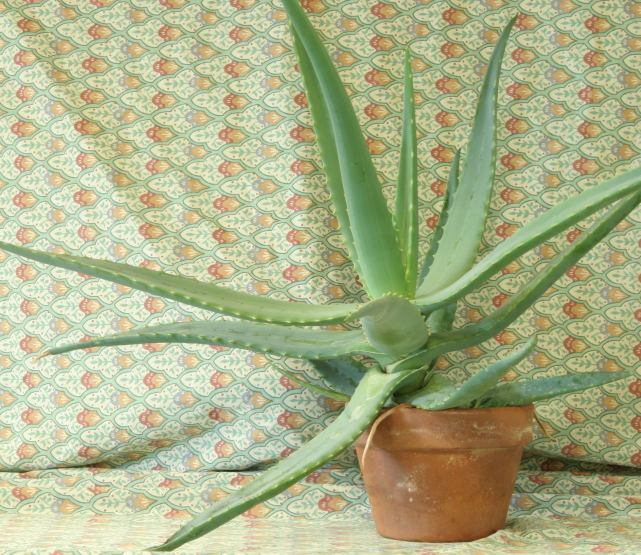
#> input picture aloeL.jpg, 1282 x 1110 px (shown at 1/2 size)
$ python counter.py aloeL.jpg
#> lines starting #> are read from the running program, lines starting #| are printed output that depends on the picture; after the words box and inside, x2 and y2 are one past the last pixel; in counts of white or black regions, pixels touching at a corner belong together
#> in main, img is the input picture: shape (1110, 1282, 3); mean B, G, R 136.6, 177.2, 171.2

import sys
import cv2
import numpy as np


def make_test_image():
    """Noisy white image with 5 coloured shapes."""
    img = np.full((500, 700, 3), 245, np.uint8)
    cv2.circle(img, (120, 120), 60, (90, 90, 250), -1)                    # circle
    cv2.rectangle(img, (260, 60), (420, 180), (60, 120, 230), -1)         # box (160x120)
    cv2.rectangle(img, (500, 70), (620, 190), (200, 120, 80), -1)         # square (120x120)
    tri = np.array([[120, 420], [60, 320], [180, 320]])
    cv2.fillPoly(img, [tri], (80, 180, 90))                               # triangle
    cv2.circle(img, (400, 380), 45, (160, 90, 200), -1)                   # circle
    noise = np.random.randint(0, 60, img.shape[:2], np.uint8)
    mask = np.random.rand(*img.shape[:2]) < 0.03                          # salt & pepper
    img[mask] = (noise[mask][:, None])
    img = cv2.add(img, np.random.randint(0, 25, img.shape, np.uint8))
    return img


def classify(contour):
    """Name the shape from its outline."""
    peri = cv2.arcLength(contour, True)
    area = cv2.contourArea(contour)
    circularity = 4 * np.pi * area / (peri * peri) if peri else 0

    # Check roundness first so a circle is never mistaken for a 4-corner shape.
    if circularity > 0.85:
        return "circle"

    approx = cv2.approxPolyDP(contour, 0.04 * peri, True)
    corners = len(approx)

    if corners == 3:
        return "triangle"
    if corners == 4:
        x, y, w, h = cv2.boundingRect(approx)
        ratio = w / float(h)
        return "square" if 0.9 <= ratio <= 1.1 else "box"
    return f"shape({corners})"


def process(img, blur_k, thresh_val, min_area, kernel_k):
    # 1. grayscale
#> called with blur_k = 5, thresh_val = 0, min_area = 500, kernel_k = 3
    gray = cv2.cvtColor(img, cv2.COLOR_BGR2GRAY)
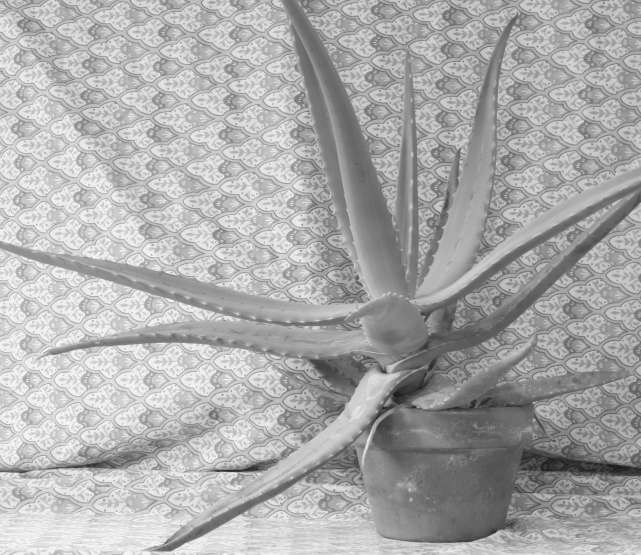
#> gray: shape (1110, 1282) (shown at 1/2 size); min 18, max 253, mean 170.8

    # 2. denoise (kernel must be odd)
    blur_k = max(1, blur_k) | 1
    blurred = cv2.medianBlur(gray, blur_k)

    # 3. threshold (inverted: objects become white on black)
    #    thresh_val == 0 -> automatic Otsu; otherwise use the slider value.
    if thresh_val == 0:
        _, binary = cv2.threshold(blurred, 0, 255,
                                  cv2.THRESH_BINARY_INV + cv2.THRESH_OTSU)
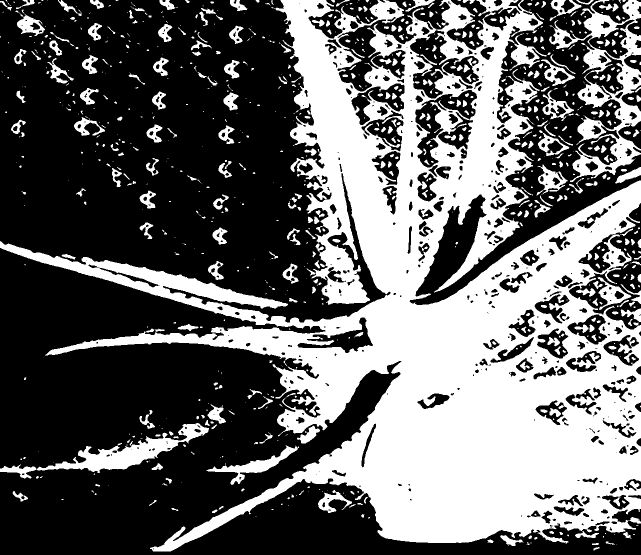
#> binary: shape (1110, 1282) (shown at 1/2 size); 40.4% white; 940 white regions (483 under 20 px), largest, box (x1, y1, x2, y2) and area: (0, 0, 1282, 1103) 486702, (1098, 0, 1282, 364) 19742, (0, 846, 418, 957) 9914
    else:
        _, binary = cv2.threshold(blurred, thresh_val, 255, cv2.THRESH_BINARY_INV)

    # 4. morphology: remove specks, fill holes
    k = max(1, kernel_k)
    kernel = np.ones((k, k), np.uint8)
    clean = cv2.morphologyEx(binary, cv2.MORPH_OPEN, kernel)
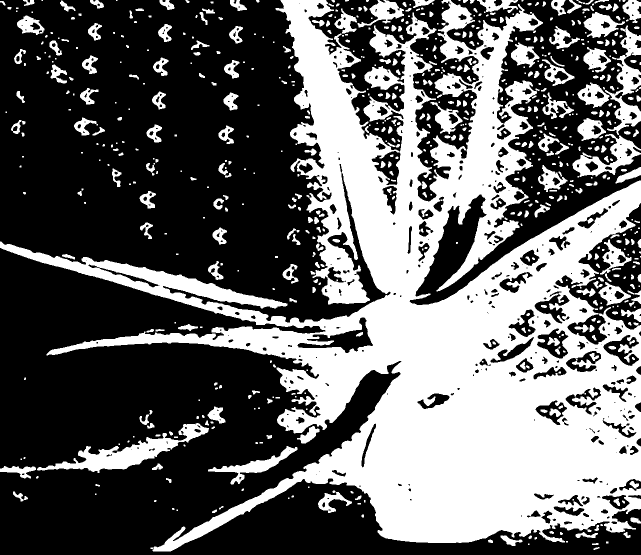
#> clean: shape (1110, 1282) (shown at 1/2 size); 39.6% white; 724 white regions (236 under 20 px), largest, box (x1, y1, x2, y2) and area: (0, 0, 1282, 1103) 471597, (74, 846, 418, 946) 8933, (1210, 51, 1282, 270) 5512
    clean = cv2.morphologyEx(clean, cv2.MORPH_CLOSE, kernel)
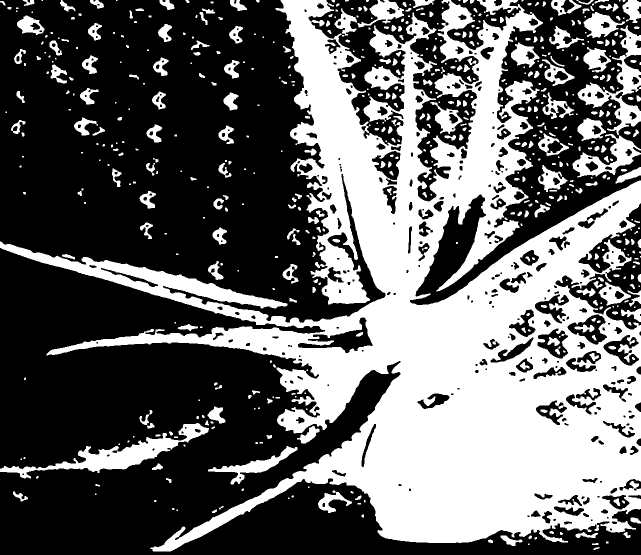
#> clean: shape (1110, 1282) (shown at 1/2 size); 39.9% white; 605 white regions (187 under 20 px)

    # 5. find contours
    contours, _ = cv2.findContours(clean, cv2.RETR_EXTERNAL, cv2.CHAIN_APPROX_SIMPLE)
#> contours = 573 contours, 271 with area under 20; largest, box (x1, y1, x2, y2) and area: (0, 0, 1282, 1103) 518466, (0, 846, 418, 957) 9507, (1155, 51, 1282, 270) 7472, (1145, 268, 1282, 355) 4520, (416, 892, 595, 969) 2780

    # 6. filter, measure, classify, draw
    out = img.copy()
    count = 0
    for c in contours:
        area = cv2.contourArea(c)
        if area < min_area:
            continue
        count += 1
        x, y, w, h = cv2.boundingRect(c)
        name = classify(c)
        cv2.rectangle(out, (x, y), (x + w, y + h), (0, 0, 0), 2)
        cv2.putText(out, f"{name} ({int(area)}px)", (x, max(15, y - 6)),
                    cv2.FONT_HERSHEY_SIMPLEX, 0.5, (0, 0, 0), 1, cv2.LINE_AA)
#> this loop made 573 passes
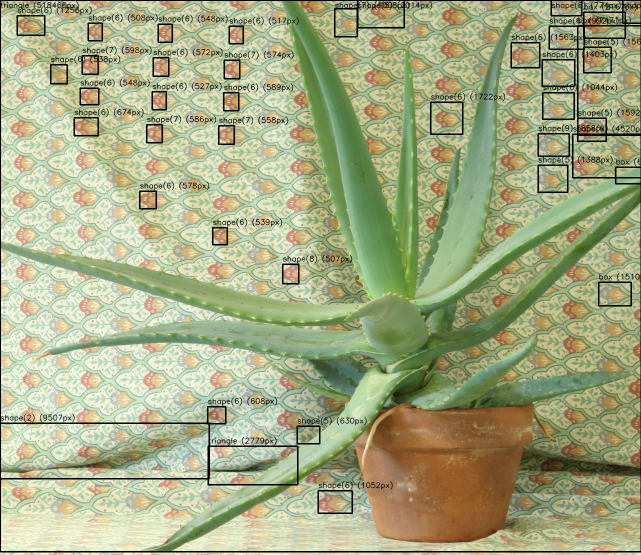
#> out: shape (1110, 1282, 3) (shown at 1/2 size); 5.01% of pixels changed, all inside (x1, y1, x2, y2) = (0, 0, 1282, 1105)
#> after the loop, count = 41

    cv2.putText(out, f"Objects: {count}", (10, out.shape[0] - 15),
                cv2.FONT_HERSHEY_SIMPLEX, 0.9, (0, 0, 0), 2, cv2.LINE_AA)
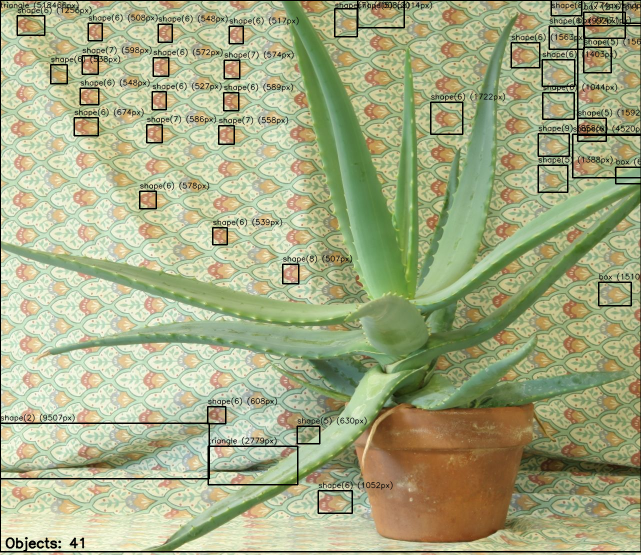
#> out: shape (1110, 1282, 3) (shown at 1/2 size); 0.13% of pixels changed, all inside (x1, y1, x2, y2) = (10, 1074, 169, 1102)
    return out, clean, count


def main():
    img = cv2.imread(sys.argv[1]) if len(sys.argv) > 1 else make_test_image()
    if img is None:
        sys.exit("Could not read image.")

    win = "Object Counter"
    cv2.namedWindow(win)
    nothing = lambda v: None
    cv2.createTrackbar("Blur", win, 5, 25, nothing)
    cv2.createTrackbar("Threshold (0=auto)", win, 0, 255, nothing)
    cv2.createTrackbar("Min area", win, 500, 5000, nothing)
    cv2.createTrackbar("Morph", win, 3, 15, nothing)

    while True:
        # Stop cleanly if the user closes the window with the X button.
        if cv2.getWindowProperty(win, cv2.WND_PROP_VISIBLE) < 1:
            break

        result, mask, count = process(
            img,
            cv2.getTrackbarPos("Blur", win),
            cv2.getTrackbarPos("Threshold (0=auto)", win),
            cv2.getTrackbarPos("Min area", win),
            cv2.getTrackbarPos("Morph", win),
        )
#> count = 41
        cv2.imshow(win, result)
        cv2.imshow("Mask (what the computer sees)", mask)
        if cv2.waitKey(30) & 0xFF in (27, ord("q")):
#> (key q is pressed here)
            break

    cv2.destroyAllWindows()


if __name__ == "__main__":
    main()
